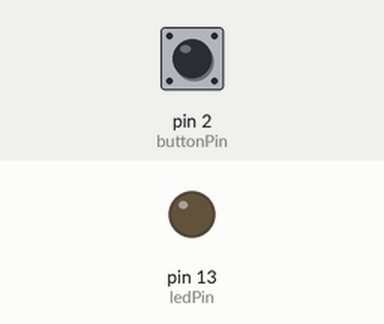
The sketch below on a simulated Arduino Uno, built with avr-gcc and run on an emulated ATmega328P. Parts: output pins drawn as LEDs (lit = HIGH). The inputs (shaded band) are chosen by the test bench; at power-on: pin 2 (buttonPin) HIGH.

Above: at 1.2 s.
1.3 s: pin 2 (buttonPin) pulled LOW for 0.15 s
At 2.0 s:
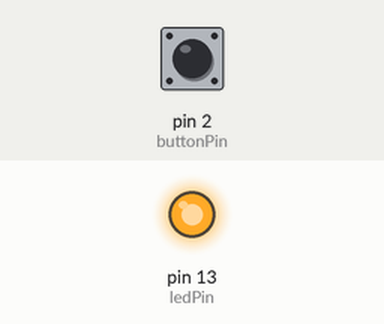
2.9 s: pin 2 (buttonPin) pulled LOW for 1 s
At 3.2 s:
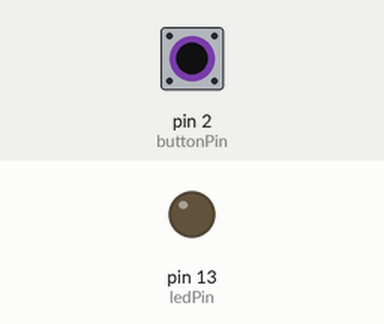
5.4 s: pin 2 (buttonPin) pulled LOW for 3.2 s
At 6.3 s:
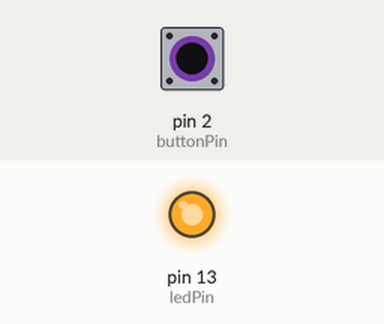
Timing chart, 0 to 8.4 s (numbered marks = the images above; inputs shaded):
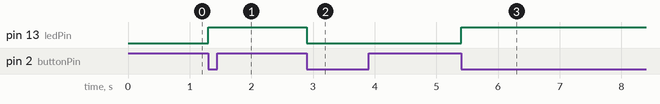

The sketch:

ISR.ino
```cpp
// Pin setup
const int buttonPin = 2;     // Must be an interrupt-capable pin (Uno: 2 or 3)
const int ledPin = 13;       // Built-in LED

// Shared variables
volatile bool ledStateNeedsUpdate = false; // Flag set inside ISR
bool ledState = LOW; // LED state (normal variable, toggled in loop)

void setup() {
  pinMode(buttonPin, INPUT_PULLUP); // Button wired to GND
  pinMode(ledPin, OUTPUT);

  // Attach interrupt: trigger on button press (falling edge)
  attachInterrupt(digitalPinToInterrupt(buttonPin), buttonPressedISR, FALLING);
}

void loop() {
  // Check if ISR flagged an update
  if (ledStateNeedsUpdate) {
    // Critical section: briefly disable interrupts while clearing the flag
    noInterrupts();
    ledStateNeedsUpdate = false;
    interrupts();

    // Toggle LED
    ledState = !ledState;
    digitalWrite(ledPin, ledState);
  }
}

// Interrupt Service Routine (ISR)
void buttonPressedISR() {
  ledStateNeedsUpdate = true; // Just set the flag
}
```

Measured:
- after the input at 1.3 s, pin 13 (ledPin): LOW → HIGH at once
- after the input at 2.9 s, pin 13 (ledPin): HIGH → LOW at once
- after the input at 5.4 s, pin 13 (ledPin): LOW → HIGH at once
